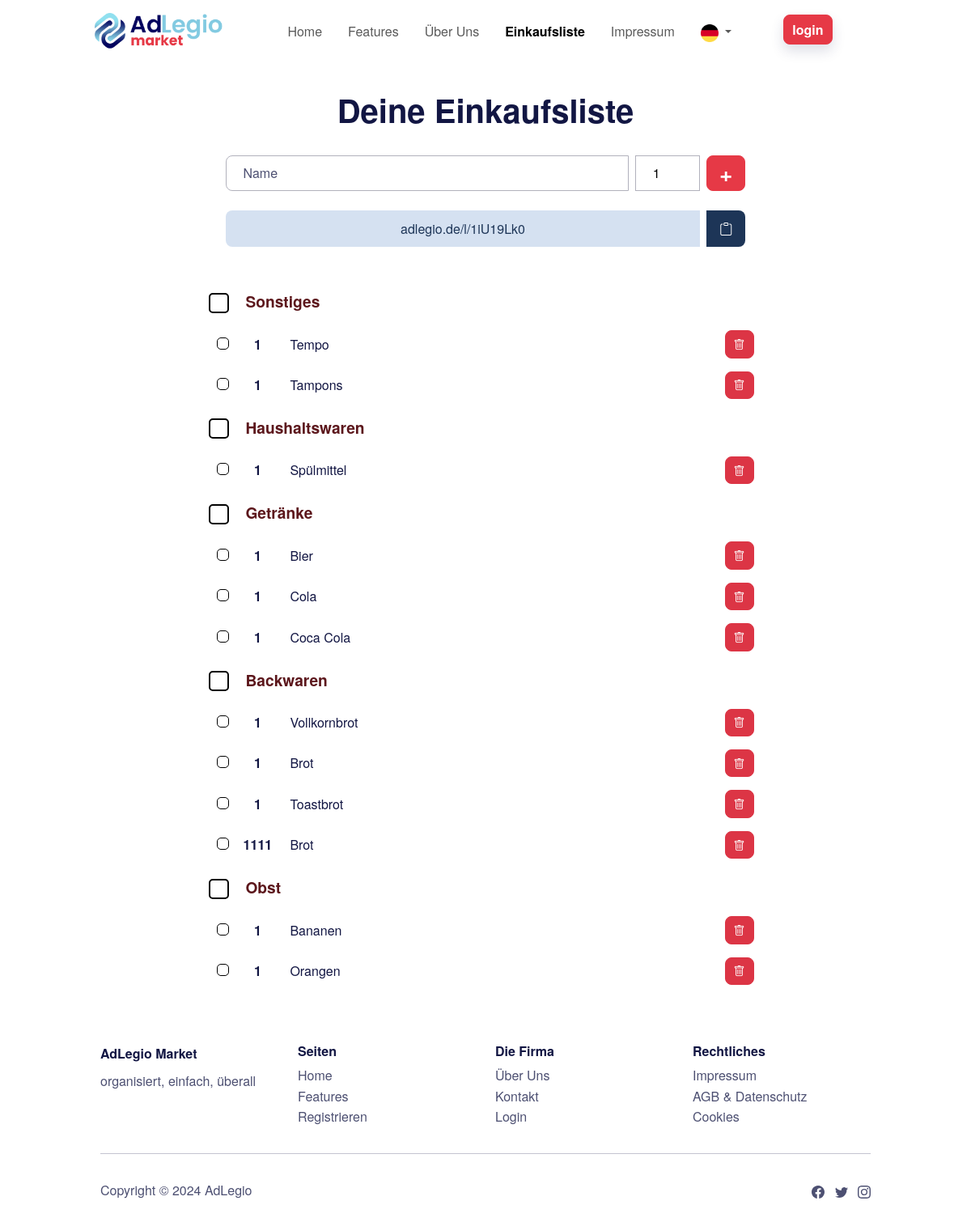
The app's page /l/1iU19Lk0/ with its own data.
### einkaufsliste/models.py (models this page shows, shortened)
class ShoppingItem(models.Model):
    name = models.CharField(max_length=255)
    quantity = models.PositiveIntegerField(default=1)
    category = models.CharField(max_length=255, blank=True)  # Ensure this field is present
    added_on = models.DateTimeField(auto_now_add=True)
    shopping_list = models.ForeignKey(ShoppingList, on_delete=models.CASCADE)
    checked = models.BooleanField(default=False)

### einkaufsliste/views.py (the view, shortened to what this page needs)
# urls.py: path('<str:short_link>/', views.einkaufsliste_view, name='einkaufsliste'),  # Bestehende Liste anzeigen
def einkaufsliste_view(request, short_link):
    shopping_list = get_object_or_404(ShoppingList, short_link=short_link)
    items = ShoppingItem.objects.filter(shopping_list=shopping_list)
    return render(request, 'einkaufsliste.html', {
        'short_link': short_link,
        'items': items,
    })

### einkaufsliste/templatetags/custom_filters.py (called while the page is built)
@register.filter
def group_by_category(items):
    grouped_items = {}
    for item in items:
        if item.category not in grouped_items:
            grouped_items[item.category] = []
        grouped_items[item.category].append(item)
    return grouped_items.items()

### templates/einkaufsliste.html (shortened to what this page needs)
{% extends "base.html" %}
{% load static i18n %}
{% load custom_filters %}
{% block content %}
<section class="py-3 mt-5">
    <div class="container py-4 py-xl-5">
        <div class="row mb-3">
            <div class="col-md-8 col-xl-6 text-center mx-auto">
                <h2 class="display-6 fw-bold mb-3">{% trans "Deine Einkaufsliste" %}</h2>
            </div>
        </div>
        <div class="row mb-4">
            <div class="col-md-8 mx-auto">
                <form method="post" class="d-flex">
                    <input type="text" name="item_name" placeholder="{% trans 'Name' %}" class="form-control me-2" required
                           style="border-top-left-radius: 8px; border-bottom-left-radius: 8px;">
                    <input type="number" name="quantity" class="form-control me-2" required
                           style="max-width: 80px; color: #000;" value="1" inputmode="numeric" min="1" step="1">
                    <button type="submit" class="btn btn-primary"
                            style="color: white; border-radius: 8px; font-size: 28px; padding: 5px 15px; line-height: 1; display: flex; justify-content: center; align-items: center;">
                        +
                    </button>
                </form>
            </div>
        </div>
        <div class="row mb-4">
            <div class="col-md-8 mx-auto d-flex">
                <input type="text" id="shoppingListLink" class="form-control me-2 custom-link-input" value="adlegio.de/l/{{ short_link }}" readonly>
                <button class="btn btn-secondary custom-copy-btn" onclick="copyToClipboard()">
                    <i class="bi bi-clipboard"></i>
                </button>
            </div>
        </div>
        <section class="py-3">
            <div class="containerSpecial">
                <div class="accordion" id="shoppingListAccordion">
                    {% for category, items_in_category in items|group_by_category %}
                    <div class="accordion-item">
                        <h2 class="accordion-header d-flex align-items-center">
                            <div class="checkbox-wrapper-19">
                                <label for="cbtest-{{ category }}" class="check-box"></label>
                            </div>
                            <button class="accordion-button">
                                {{ category }}
                            </button>
                        </h2>
                        <div class="accordion-collapse collapse show">
                            <ul class="list-group">
                                {% for item in items_in_category %}
                                <li class="list-group-item">
                                    <div class="checkbox-wrapper-small">
                                        <label for="cbitem-{{ item.id }}" class="check-box-small"></label>
                                    </div>
                                    <div class="item-info">
                                        <span class="item-quantity">{{ item.quantity }}</span>
                                        <span class="item-name">{{ item.name }}</span>
                                    </div>
                                    <div class="btn-container">
                                        <button class="btn btn-danger btn-sm" onclick="deleteItem({{ item.id }})">
                                            <i class="bi bi-trash"></i>
                                        </button>
                                    </div>
                                </li>
                                {% endfor %}
                            </ul>
                        </div>
                    </div>
                    {% endfor %}
                </div>
            </div>
</section>
{% endblock content %}

### templates/base.html (shortened to what this page needs)
<!DOCTYPE html>
{% load static i18n %}
{% get_current_language as LANGUAGE_CODE %}
<html data-bs-theme="light" lang="{{ LANGUAGE_CODE }}">
<head>
    <link rel="stylesheet" href="{% static 'bootstrap/css/bootstrap.min.css' %}">
    <link rel="stylesheet" href="{% static 'css/Raleway.css' %}">
    <link rel="stylesheet" href="{% static 'css/bs-theme-overrides.css' %}">
    <link rel="stylesheet" href="{% static 'css/aos.min.css' %}">
    <link rel="stylesheet" href="{% static 'css/styles.css' %}">
    <link rel="stylesheet" href="{% static 'css/Team-icons.css' %}">
    <link rel="stylesheet" href="{% static 'css/Team-images.css' %}">
    <link href="https://cdn.jsdelivr.net/npm/bootstrap-icons/font/bootstrap-icons.css" rel="stylesheet">
    <link rel="stylesheet" href="{% static 'css/cookieconsent.css' %}">
    <link rel="stylesheet" href="https://cdn.jsdelivr.net/gh/orestbida/cookieconsent@3.0.1/dist/cookieconsent.css">
</head>
<body>
    <nav class="navbar navbar-expand-md fixed-top navbar-shrink py-3" id="mainNav">
        <div class="container">
            <a href="{% url 'index' %}">
                <img src="{% static 'img/logo.png' %}" style="height: auto;width: 168px;" width="100" height="27">
            </a>
            <div class="collapse navbar-collapse justify-content-center" id="navcol-1">
                <ul class="navbar-nav">
                    <li class="nav-item">
                        <a class="nav-link {% if request.resolver_match.url_name == 'index' %}active{% endif %}" href="{% url 'index' %}">
                            {% trans "Home" %}
                        </a>
                    </li>
                    <li class="nav-item">
                        <a class="nav-link {% if request.resolver_match.url_name == 'features' %}active{% endif %}" href="{% url 'features' %}">
                            {% trans "Features" %}
                        </a>
                    </li>
                    <li class="nav-item">
                        <a class="nav-link {% if request.resolver_match.url_name == 'aboutus' %}active{% endif %}" href="{% url 'aboutus' %}">
                            {% trans "Über Uns" %}
                        </a>
                    </li>
                    <li class="nav-item">
                        <a class="nav-link {% if '/l/' in request.path %} active{% endif %}" href="{% url 'default_einkaufsliste' %}">
                            {% trans "Einkaufsliste" %}
                        </a>
                    </li>
                    <li class="nav-item" >
                        <a class="nav-link {% if request.resolver_match.url_name == 'impressum' %}active{% endif %}" href="{% url 'impressum' %}">
                            {% trans "Impressum" %}
                        </a>
                    </li>
                    <li class="nav-item dropdown mb-2 mb-md-0">
                        <a class="nav-link dropdown-toggle" href="#" id="languageDropdown" role="button" data-bs-toggle="dropdown" aria-expanded="false">
                            {% if request.LANGUAGE_CODE == 'en' %}
                                <img src="{% static 'img/united-kingdom.png' %}" width="22" height="22">
                            {% elif request.LANGUAGE_CODE == 'de' %}
                                <img src="{% static 'img/germany.png' %}" width="22" height="22">
                            {% elif request.LANGUAGE_CODE == 'fr' %}
                                <img src="{% static 'img/france.png' %}" width="22" height="22">
                            {% elif request.LANGUAGE_CODE == 'zh-hans' %}
                                <img src="{% static 'img/china.png' %}" width="22" height="22">
                            {% endif %}
                        </a>
                    </li>
                    <li class="nav-item ms-md-5">
                        <a class="btn btn-primary shadow mt-2 mt-md-0" role="button" href="{% url 'login' %}" style="color: white;border-radius: 8px;">
                            {% trans "login" %}
                        </a>
                    </li>
                </ul>
            </div>
        </div>
    </nav>
    {% block content %}
    {% endblock content %}
    <footer>
        <div class="container py-4 py-lg-5">
            <div class="row row-cols-2 row-cols-md-4">
                <div class="col-12 col-md-3">
                    <div class="fw-bold d-flex align-items-center mb-2"><span>AdLegio Market</span></div>
                    <p class="text-muted">{% trans "organisiert, einfach, überall" %}</p>
                </div>
                <div class="col-sm-4 col-md-3 text-lg-start d-flex flex-column">
                    <h3 class="fs-6 fw-bold">{% trans "Seiten" %}</h3>
                    <ul class="list-unstyled">
                        <li><a href="{% url 'index' %}">{% trans "Home" %}</a></li>
                        <li><a href="{% url 'features' %}">{% trans "Features" %}</a></li>
                        <li><a href="{% url 'signup' %}">{% trans "Registrieren" %}</a></li>
                    </ul>
                </div>
                <div class="col-sm-4 col-md-3 text-lg-start d-flex flex-column">
                    <h3 class="fs-6 fw-bold">{% trans "Die Firma" %}</h3>
                    <ul class="list-unstyled">
                        <li><a href="{% url 'aboutus' %}">{% trans "Über Uns" %}</a></li>
                        <li><a href="{% url 'contacts' %}">{% trans "Kontakt" %}</a></li>
                        <li><a href="{% url 'login' %}">{% trans "Login" %}</a></li>
                    </ul>
                </div>
                <div class="col-sm-4 col-md-3 text-lg-start d-flex flex-column">
                    <h3 class="fs-6 fw-bold">{% trans "Rechtliches" %}</h3>
                    <ul class="list-unstyled">
                        <li><a href="{% url 'impressum' %}">{% trans "Impressum" %}</a></li>
                        <li><a href="{% url 'agb_datenschutz' %}">{% trans "AGB & Datenschutz" %}</a></li>
                        <li><a href="#" id="cookie-settings">{% trans "Cookies" %}</a></li>
                    </ul>
                </div>
            </div>
            <hr>
            <div class="text-muted d-flex justify-content-between align-items-center pt-3">
                <p class="mb-0">Copyright © 2024 AdLegio</p>
                <ul class="list-inline mb-0">
                    <li class="list-inline-item"></li>
                    <li class="list-inline-item"></li>
                    <li class="list-inline-item"></li>
                </ul>
            </div>
        </div>
    </footer>
</body>
</html>

### static/css/bs-theme-overrides.css (style rules this page uses)
:root, [data-bs-theme=light] { --bs-primary: #E63946; --bs-primary-rgb: 230,57,70; --bs-primary-text-emphasis: #5C171C; --bs-primary-bg-subtle: #FAD7DA; --bs-primary-border-subtle: #F5B0B5; --bs-secondary: #1D3557; --bs-secondary-rgb: 29,53,87; --bs-secondary-text-emphasis: #0C1523; --bs-secondary-bg-subtle: #D2D7DD; --bs-secondary-border-subtle: #A5AEBC; --bs-warning: #457B9D; --bs-warning-rgb: 69,123,157; --bs-warning-text-emphasis: #1C313F; --bs-warning-bg-subtle: #DAE5EB; --bs-warning-border-subtle: #B5CAD8; }
.btn-primary { --bs-btn-color: #000000; --bs-btn-bg: #E63946; --bs-btn-border-color: #E63946; --bs-btn-hover-color: #000000; --bs-btn-hover-bg: #EA5762; --bs-btn-hover-border-color: #E94D59; --bs-btn-focus-shadow-rgb: 35,9,11; --bs-btn-active-color: #000000; --bs-btn-active-bg: #EB616B; --bs-btn-active-border-color: #E94D59; --bs-btn-disabled-color: #000000; --bs-btn-disabled-bg: #E63946; --bs-btn-disabled-border-color: #E63946; }
.btn-secondary { --bs-btn-color: #fff; --bs-btn-bg: #1D3557; --bs-btn-border-color: #1D3557; --bs-btn-hover-color: #fff; --bs-btn-hover-bg: #192D4A; --bs-btn-hover-border-color: #172A46; --bs-btn-focus-shadow-rgb: 221,225,230; --bs-btn-active-color: #fff; --bs-btn-active-bg: #172A46; --bs-btn-active-border-color: #162841; --bs-btn-disabled-color: #fff; --bs-btn-disabled-bg: #1D3557; --bs-btn-disabled-border-color: #1D3557; }

### records on screen
ShoppingItem: category "Sonstiges", quantity "1", name "Tempo"
ShoppingItem: quantity "1", name "Tampons"
ShoppingItem: category "Haushaltswaren", quantity "1", name "Spülmittel"
ShoppingItem: category "Getränke", quantity "1", name "Bier"
ShoppingItem: quantity "1", name "Cola"
ShoppingItem: quantity "1", name "Coca Cola"
ShoppingItem: category "Backwaren", quantity "1", name "Vollkornbrot"
ShoppingItem: quantity "1", name "Brot"
ShoppingItem: quantity "1", name "Toastbrot"
ShoppingItem: quantity "1111", name "Brot"
ShoppingItem: category "Obst", quantity "1", name "Bananen"
ShoppingItem: quantity "1", name "Orangen"
